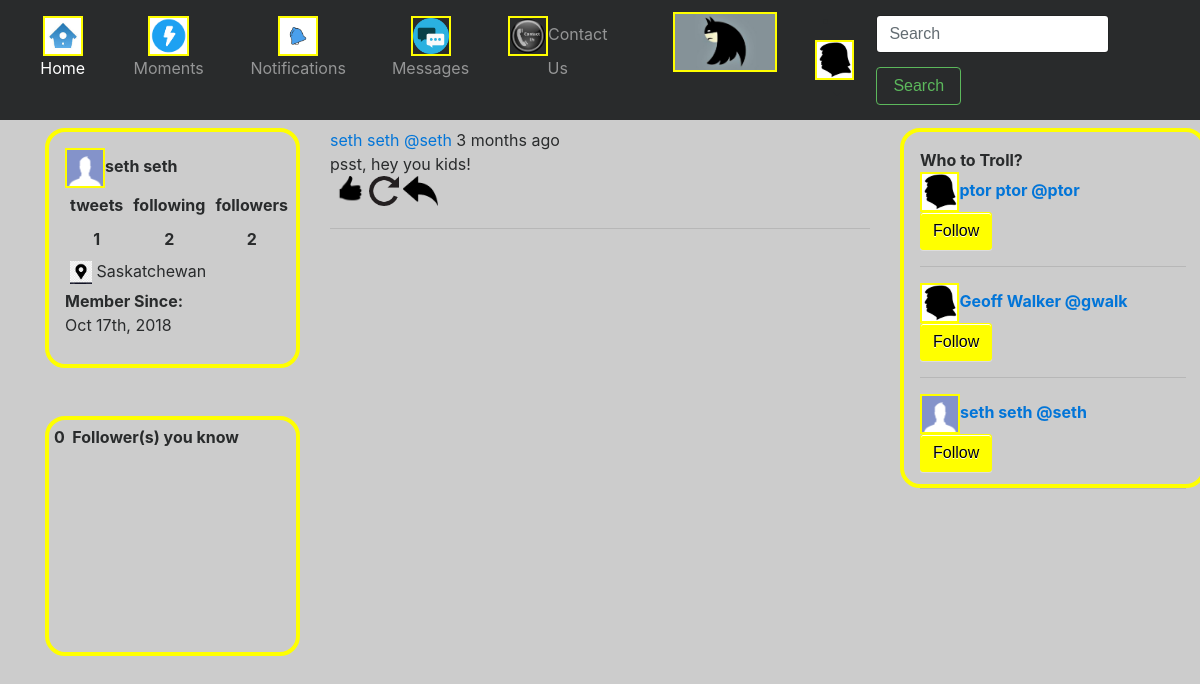
The page /userpage.php?user_id=46 on the database its author committed.
### tables this page shows
CREATE TABLE `users` (
  `user_id` int(11) NOT NULL AUTO_INCREMENT,
  `first_name` varchar(50) NOT NULL,
  `last_name` varchar(50) NOT NULL,
  `screen_name` varchar(50) NOT NULL,
  `password` varchar(250) NOT NULL,
  `address` varchar(200) NOT NULL,
  `province` varchar(50) NOT NULL,
  `postal_code` varchar(7) NOT NULL,
  `contact_number` varchar(25) NOT NULL,
  `email` varchar(100) NOT NULL,
  `url` varchar(50) NOT NULL,
  `description` varchar(160) NOT NULL,
  `location` varchar(50) DEFAULT NULL,
  `date_created` timestamp NOT NULL DEFAULT CURRENT_TIMESTAMP,
  `profile_pic` varchar(200) DEFAULT NULL,
  PRIMARY KEY (`user_id`)
);

CREATE TABLE `tweets` (
  `tweet_id` int(11) NOT NULL AUTO_INCREMENT,
  `tweet_text` varchar(280) NOT NULL,
  `user_id` int(11) DEFAULT NULL,
  `original_tweet_id` int(11) NOT NULL DEFAULT '0',
  `reply_to_tweet_id` int(11) NOT NULL DEFAULT '0',
  `date_created` timestamp NOT NULL DEFAULT CURRENT_TIMESTAMP,
  PRIMARY KEY (`tweet_id`),
  KEY `FK_tweets` (`user_id`),
  CONSTRAINT `FK_tweets` FOREIGN KEY (`user_id`) REFERENCES `users` (`user_id`)
);

### userpage.php (the view, shortened to what this page needs)
<?php
include('includes/functions.php');
?>
<!DOCTYPE html>
<html lang="en">
  <head>
    <link href="includes/bootstrap.min.css" rel="stylesheet">
    <link href="includes/starter-template.css" rel="stylesheet">
  </head>
  <body>
	<?php include('includes/Header.php'); ?>
	<BR><BR>
    <div class="container">
		<div class="row">
			<div class="col-md-3">
				<div class="mainprofile img-rounded">
				<div class="bold">
				<?php
                                user::getProfPic($_GET["user_id"]);
                                echo user::getUserInfo($_GET["user_id"])["first_name"] . ' ' . user::getUserInfo($_GET["user_id"])["last_name"];
                                ?>
                                <BR></div>
				<table>
				<tr><td>tweets</td><td>following</td><td>followers</td></tr>
				<?php echo '<tr><td>' . user::getTweetCount($_GET["user_id"]) . '</td><td>' . user::getFollowerCount($_GET["user_id"]) . '</td><td>' . user::getFollowCount($_GET["user_id"]) . '</td>'; ?>
				</tr></table>
                                    <img class="icon" src="images/location_icon.jpg"><?php echo user::getProvince($_GET["user_id"]); ?>
				<div class="bold">Member Since:</div>
				<div>
                                    <?php
                                        $date = date_create(user::getUserInfo($_GET["user_id"])["date_created"]);
                                        echo date_format($date, "M dS, Y");
                                    ?>
                                </div>
				</div><BR><BR>
				<div class="trending img-rounded" style="padding: 5px">
                                    <div class="bold">
                                        <?php echo user::followersYouKnowCount($_GET["user_id"]); ?> &nbsp;Follower(s) you know<BR>
                                    </div>
				</div>
			</div>
			<div class="col-md-6">
                            <div class="img-rounded">
                                <?php tweet::tweetsByUser($_GET["user_id"]); ?>
                            </div>
			</div>
			<div class="col-md-3">
				<div class="whoToTroll img-rounded">
				<div class="bold">Who to Troll?<BR></div>
                                    <?php
                                        whoToTroll($con);
                                    ?>
				</div><BR>
			</div>
		</div>
    </div>
  </body>
</html>

### includes/user.php (shortened to what this page needs)
<?php
include('includes/tweet.php');
class user {
    static function getProfPic($id){
        $profSQL = "SELECT profile_pic FROM users WHERE user_id = '" . $id . "' AND profile_pic IS NOT NULL;";
        $result = mysqli_query($GLOBALS["con"], $profSQL);
        if(mysqli_num_rows($result) > 0){
            $row = mysqli_fetch_array($result);
            echo '<img class="bannericons" src="images/profilepics/' . $row["profile_pic"] . '" title style>';
        }
        else{
            echo '<img class="bannericons" src="images/profilepics/default.jfif" title style>';
        }
    }
    static function getFollowerCount($id){
        $followersSQL = 'SELECT COUNT(follow_id) as followersCount FROM follows WHERE from_id =' . $id . ';';
        $result = mysqli_query($GLOBALS["con"], $followersSQL);
        $row = mysqli_fetch_array($result);
        return $row["followersCount"];
    }
    static function getFollowCount($id){
        $followSQL = 'SELECT COUNT(follow_id) as followCount FROM follows WHERE to_id =' . $id . ';';
        $result = mysqli_query($GLOBALS["con"], $followSQL);
        $row = mysqli_fetch_array($result);
        return $row["followCount"];
    }
    static function getTweetCount($id){
        $followersSQL = 'SELECT COUNT(tweet_id) as tweetCount FROM tweets WHERE user_id =' . $id . ';';
        $result = mysqli_query($GLOBALS["con"], $followersSQL);
        $row = mysqli_fetch_array($result);
        return $row["tweetCount"];
    }
    static function followersYouKnowCount($id){
        $followersSQL = 'SELECT COUNT(user_id) as count FROM users WHERE user_id IN (SELECT to_id FROM follows WHERE from_id = "' . $_SESSION["SESS_MEMBER_ID"] . '") AND user_id IN (SELECT to_id FROM follows WHERE from_id = "' . $id . '")';
        $result = mysqli_query($GLOBALS["con"], $followersSQL);
        $row = mysqli_fetch_array($result);
        return $row["count"];
    }
    static function getProvince($id){
        $provinceSQL = 'SELECT province FROM users WHERE user_id =' . $id . ';';
        $result = mysqli_query($GLOBALS["con"], $provinceSQL);
        $row = mysqli_fetch_array($result);
        $prov = null;
        if ($row["province"] == "BC" || $row["province"] == "British Columbia"){
            $prov = "British Columbia";
        }
        else if($row["province"] == "AB" || $row["province"] == "Alberta"){
            $prov = "Alberta";
        }
        else if($row["province"] == "SK" || $row["province"] == "Saskatchewan"){
            $prov = "Saskatchewan";
        }
        return $prov;
    }
    static function getUserInfo($id){
        $userSQL = 'SELECT first_name, last_name, date_created, screen_name, profile_pic FROM users WHERE user_id = "' . $id . '";';
        $result = mysqli_query($GLOBALS["con"], $userSQL);
        $row = mysqli_fetch_array($result);
        return $row;
    }
}

### includes/tweet.php (shortened to what this page needs)
<?php
class tweet {
    static function tweetsByUser($userId){
        $tweetSQL = 'SELECT t.tweet_id as tweet_id, t.user_id as userid, t.tweet_text as tweet_text, t.original_tweet_id as originalId, t.reply_to_tweet_id as replyId, t.date_created as tweetDate, u.first_name as fname, u.last_name as lname, u.screen_name as sname FROM tweets t INNER JOIN users u ON t.user_id=u.user_id WHERE t.user_id =' .$userId. ' ORDER BY t.date_created DESC;';
        $tweets = mysqli_query($GLOBALS["con"], $tweetSQL);
        while ($tweet = mysqli_fetch_array($tweets)){
            if($tweet["replyId"] == 0){
                echo '<div>' . '<a href="userpage.php?user_id='. $tweet["userid"] . '">' . $tweet["fname"] . ' ' . $tweet["lname"] . ' @' . $tweet["sname"] . '</a> ' . timePassed($tweet["tweetDate"]);
                echo '<br>' . $tweet["tweet_text"] .'</div>';
            if(!Tweet::IsLiked($tweet["tweet_id"])){echo '<a href="Like_proc.php?tweet_id=' .$tweet["tweet_id"]. '">&nbsp;<input type="image" style="height: 30px" src="images/like.ico"></a>';}
            echo '<a href="retweet.php?tweet_id=' .$tweet["tweet_id"]. '">&nbsp;<input type="image" style="height: 30px" src="images/retweet.png"></a><a href="reply.php?tweet_id=' .$tweet["tweet_id"]. '">&nbsp;<input type="image" style="height: 30px" src="images/reply.png"></a>';
            }
            if($tweet["replyId"] == 0){
                echo "<hr>";
            }
        };
    }
    static function IsLiked($tweetId){
        $isLikedSQL = "SELECT tweet_id FROM likes WHERE user_id = '" . $_SESSION["SESS_MEMBER_ID"] . "';";
        $likedResult = mysqli_query($GLOBALS["con"], $isLikedSQL);
        $isLiked = false;
        return $isLiked;
    }
}

### includes/functions.php (shortened to what this page needs)
<?php
function whoToTroll($con){
    $sql = 'SELECT user_id, first_name, last_name, screen_name, profile_pic FROM users WHERE user_id <> "' . $_SESSION["SESS_MEMBER_ID"] . '" AND user_id NOT IN (SELECT to_id FROM follows WHERE from_id = "' . $_SESSION["SESS_MEMBER_ID"] . '") ORDER BY RAND() LIMIT 3;';
    $users = mysqli_query($con, $sql);
    while ($row = mysqli_fetch_array($users)){
        $info = $row["first_name"] . " " . $row["last_name"] . " @" . $row["screen_name"];
        $info = substr($info, 0, 25);
        echo    '<div class="bold">';
            if($row["profile_pic"] != null){
                echo '<img class="bannericons" src="images/profilepics/' . $row["profile_pic"] . '" title style>';
            }
            else{
                echo '<img class="bannericons" src="images/profilepics/default.jfif" title style>';
            }
        echo '<a href="userpage.php?user_id=' . $row["user_id"] . '">' . $info . '</a></div>';
        echo '<a href = "Follow_proc.php?user_id=' . $row["user_id"] . '"><input type="button" style = "margin: 0" name="Follow" id="button" value="Follow"/></a><hr>';
    };
}
function timePassed($tweetDate){
    $now = new DateTime();
    $tweetDate = new DateTime($tweetDate);
    $interval = $tweetDate->diff($now);
    if($interval->y > 1) return $interval->format("%y years ago");
    else if ($interval->y > 0) return $interval->format("%y year ago");
    else if ($interval->m > 1) return $interval->format("%m months ago");
}
?>

### includes/starter-template.css (style rules this page uses)
body { padding-top: 5rem; background-color: #cccccc; }
.bannericons { height: 40px; border: yellow 2px solid; }
.mainprofile { height: 40%; border: yellow 4px solid; border-radius: 20px; padding: 1em; }
.whoToTroll { height: 60%; border: yellow 4px solid; border-radius: 20px; padding: 1em; width: 120% }
.col-md-3 { height : 600px; }
.trending { height: 40%; border: yellow 4px solid; border-radius: 20px; }
td { font-weight: bold; padding: 5px; text-align: center; }
#button { border: 1px solid yellow; margin-top: 28px; padding: 6px 12px; color: #666; text-shadow: 0 1px #fff; cursor: pointer; -moz-border-radius: 3px 3px; -webkit-border-radius: 3px 3px; border-radius: 3px 3px; -moz-box-shadow: 0 1px #fff inset, 0 1px #ddd; -webkit-box-shadow: 0 1px #fff inset, 0 1px #ddd; box-shadow: 0 1px #fff inset, 0 1px #ddd; background: yellow; color: #000000 }
.bold { font-weight: bold; vertical-align: top; }
.icon { margin: 5px; width: 10%; }

### rows shown on the page
users: profile_pic (picture), first_name "seth", last_name "seth", province "Saskatchewan", date_created "Oct 17th, 2018", info "seth seth @seth"
tweets: user.first_name "seth", user.last_name "seth", user.screen_name "seth", date_created "3 months ago", tweet_text "psst, hey you kids!", reply_to_tweet_id 0 (drawn)
users: info "ptor ptor @ptor"
users: info "Geoff Walker @gwalk"

### other values the page prints
user::getTweetCount($_GET["user_id"]) "1"
user::getFollowerCount($_GET["user_id"]) "2"
user::getFollowCount($_GET["user_id"]) "2"
user::followersYouKnowCount($_GET["user_id"]) "0"
